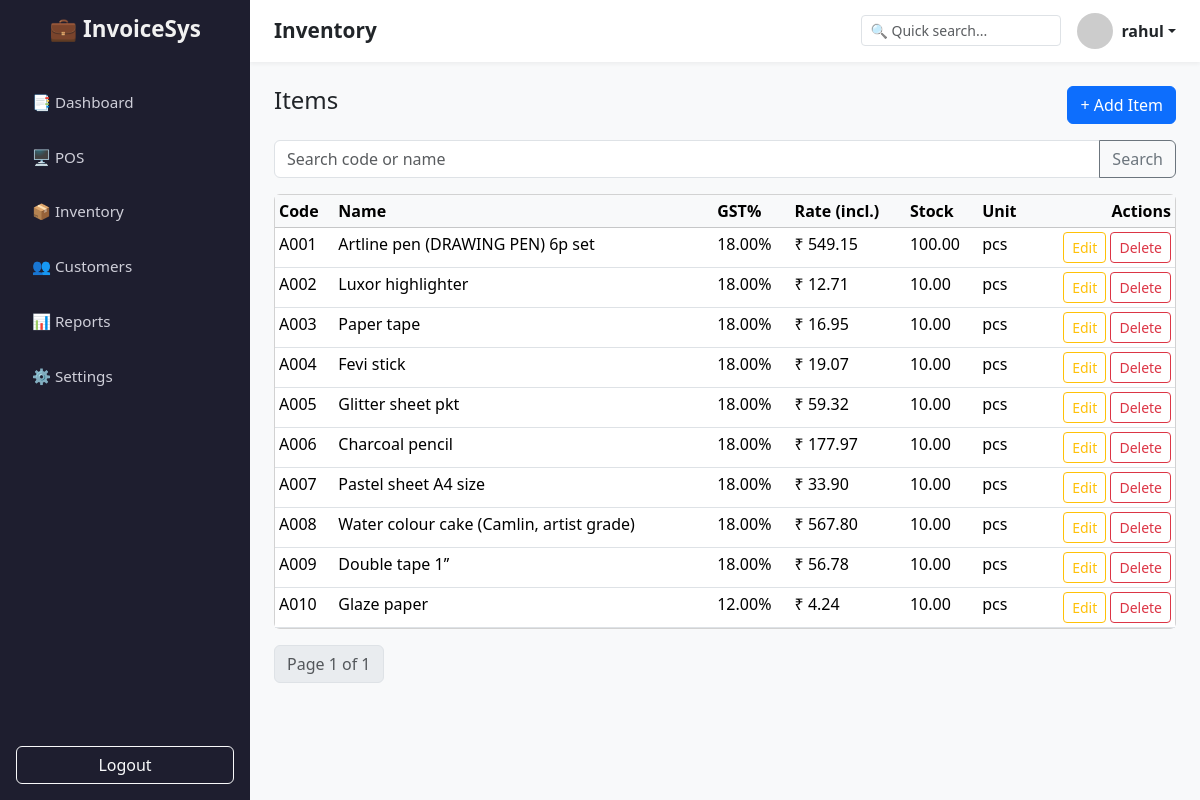
The app's page /inventory/ (signed in), older data.
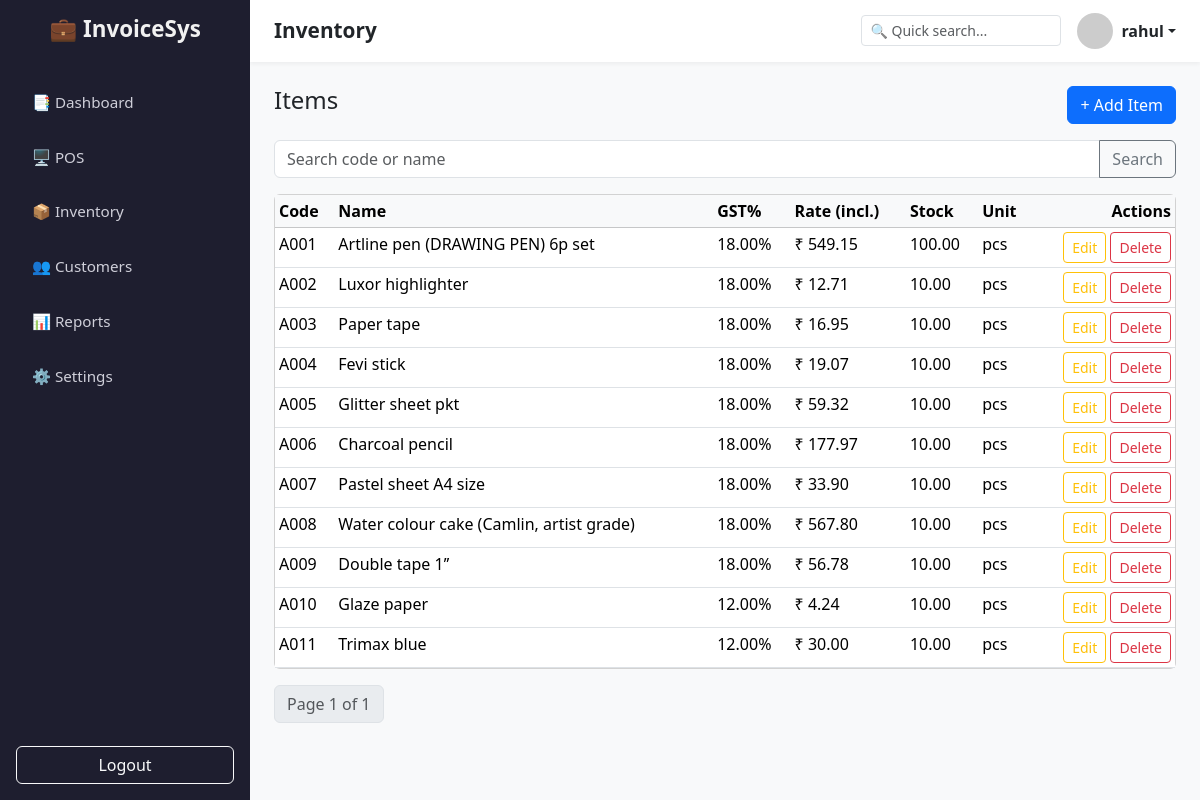
The same page, newer data.
### inventory/models.py (models this page shows, shortened)
class Item(models.Model):
    user = models.ForeignKey(
        settings.AUTH_USER_MODEL,
        on_delete=models.CASCADE,
        related_name="items"
    )
    code = models.CharField(max_length=32)
    name = models.CharField(max_length=200)
    description = models.TextField(blank=True)
    gst_rate = models.DecimalField(max_digits=5, decimal_places=2, default=18.00)  # percent
    rate_incl = models.DecimalField("Rate (incl. tax)", max_digits=12, decimal_places=2)
    unit = models.CharField(max_length=32, default="pcs")
    stock_quantity = models.DecimalField(max_digits=12, decimal_places=2, default=0)
    reorder_level = models.DecimalField(max_digits=12, decimal_places=2, default=0)
    is_active = models.BooleanField(default=True)
    created_at = models.DateTimeField(auto_now_add=True)
    updated_at = models.DateTimeField(auto_now=True)
    class Meta:
        ordering = ["code", "name"]

### inventory/views.py (the view)
# urls.py: path("", views.item_list, name="list"),
@login_required(login_url="/login")
def item_list(request):
    q = request.GET.get("q", "").strip()
    items = Item.objects.filter(user=request.user, is_active=True)
    if q:
        items = items.filter(Q(code__icontains=q) | Q(name__icontains=q))
    paginator = Paginator(items, 25)
    items_page = paginator.get_page(request.GET.get("page"))
    return render(request, "inventory/item_list.html", {"items": items_page, "q": q})

### inventory/templates/inventory/item_list.html (shortened to what this page needs)
{% extends "base.html" %}
{% block page_title %}Inventory{% endblock %}
{% block content %}
<div class="d-flex justify-content-between align-items-center mb-3">
  <h4>Items</h4>
  <a href="{% url 'inventory:create' %}" class="btn btn-primary">+ Add Item</a>
</div>
<form method="get" class="mb-3">
  <div class="input-group">
    <input type="text" name="q" value="{{ q }}" placeholder="Search code or name" class="form-control">
    <button class="btn btn-outline-secondary">Search</button>
  </div>
</form>
<div class="card">
  <div class="table-responsive">
    <table class="table table-sm table-hover mb-0">
      <thead class="table-light">
        <tr>
          <th>Code</th>
          <th>Name</th>
          <th>GST%</th>
          <th>Rate (incl.)</th>
          <th>Stock</th>
          <th>Unit</th>
          <th class="text-end">Actions</th>
        </tr>
      </thead>
      <tbody>
        {% for item in items %}
        <tr>
          <td>{{ item.code }}</td>
          <td>{{ item.name }}</td>
          <td>{{ item.gst_rate }}%</td>
          <td>₹ {{ item.rate_incl }}</td>
          <td>{{ item.stock_quantity }}</td>
          <td>{{ item.unit }}</td>
          <td class="text-end">
            <a href="{% url 'inventory:edit' item.pk %}" class="btn btn-sm btn-outline-warning">Edit</a>
            <a href="{% url 'inventory:delete' item.pk %}" class="btn btn-sm btn-outline-danger">Delete</a>
          </td>
        </tr>
        {% empty %}
        <tr><td colspan="7" class="text-center text-muted">No items</td></tr>
        {% endfor %}
      </tbody>
    </table>
  </div>
</div>
<nav class="mt-3">
  <ul class="pagination">
    <li class="page-item disabled"><a class="page-link">Page {{ items.number }} of {{ items.paginator.num_pages }}</a></li>
  </ul>
</nav>
{% endblock %}

### templates/base.html (shortened to what this page needs)
{% load static %}
<!DOCTYPE html>
<html lang="en">
<head>
    <link href="https://cdn.jsdelivr.net/npm/bootstrap@5.3.2/dist/css/bootstrap.min.css" rel="stylesheet">
</head>
<body>
    <aside class="sidebar">
        <h2>💼 InvoiceSys</h2>
        <nav class="nav flex-column">
            <a class="nav-link {% if request.resolver_match.url_name == 'dashboard' %}active{% endif %}"
               href="{% url 'dashboard' %}">📑 Dashboard</a>
            <a class="nav-link" href="{% url 'pos' 'new' %}">🖥️ POS</a>
            <a class="nav-link" href="{% url 'inventory:list' %}">📦 Inventory</a>
            <a class="nav-link" href="{% url 'customer:list' %}">👥 Customers</a>
            <a class="nav-link" href="#">📊 Reports</a>
            <a class="nav-link" href="#">⚙️ Settings</a>
        </nav>
        <div class="mt-auto">
            <a href="#" class="btn btn-outline-light w-100 mt-3">Logout</a>
        </div>
    </aside>
    <div class="main-content">
        <header class="topbar">
            <h3>{% block page_title %}Dashboard{% endblock %}</h3>
            <div class="d-flex align-items-center gap-3">
                <input type="text" class="form-control form-control-sm" placeholder="🔍 Quick search..." style="width: 200px;">
                <div class="dropdown">
                    <a href="#" class="d-flex align-items-center text-dark text-decoration-none dropdown-toggle"
                       id="dropdownUser" data-bs-toggle="dropdown" aria-expanded="false">
                        <img src="https://ui-avatars.com/api/?name={{ request.user.username|urlencode }}"
                             alt="User Avatar" class="rounded-circle me-2" width="36">
                        <strong>{{ request.user.username }}</strong>
                    </a>
                </div>
            </div>
        </header>
        <main class="content">
            {% block content %}{% endblock %}
        </main>
    </div>
</body>
</html>

### templates/base.html (style rules this page uses)
body { margin: 0; height: 100vh; display: flex; font-family: "Segoe UI", Arial, sans-serif; overflow: hidden; }
.sidebar { width: 250px; background: #1e1e2f; color: white; display: flex; flex-direction: column; padding: 1rem; }
.sidebar h2 { font-size: 1.4rem; margin-bottom: 2rem; text-align: center; font-weight: 600; color: #f1f1f1; }
.sidebar .nav-link { color: #cfcfd9; margin: 0.3rem 0; padding: 0.7rem 1rem; border-radius: 8px; transition: 0.3s; display: flex; align-items: center; gap: 8px; font-size: 0.95rem; }
.main-content { flex: 1; background: #f8f9fa; display: flex; flex-direction: column; overflow: hidden; }
.topbar { background: white; padding: 0.8rem 1.5rem; box-shadow: 0 2px 4px rgba(0,0,0,0.05); display: flex; justify-content: space-between; align-items: center; }
.topbar h3 { margin: 0; font-size: 1.3rem; font-weight: 600; }
.content { flex: 1; padding: 1.5rem; overflow-y: auto; }

Row changes from the older to the newer data that the page shows:
added Item: code "A011", name "Trimax blue", gst_rate "12.00", rate_incl "30.00", stock_quantity "10.00", unit "pcs"
